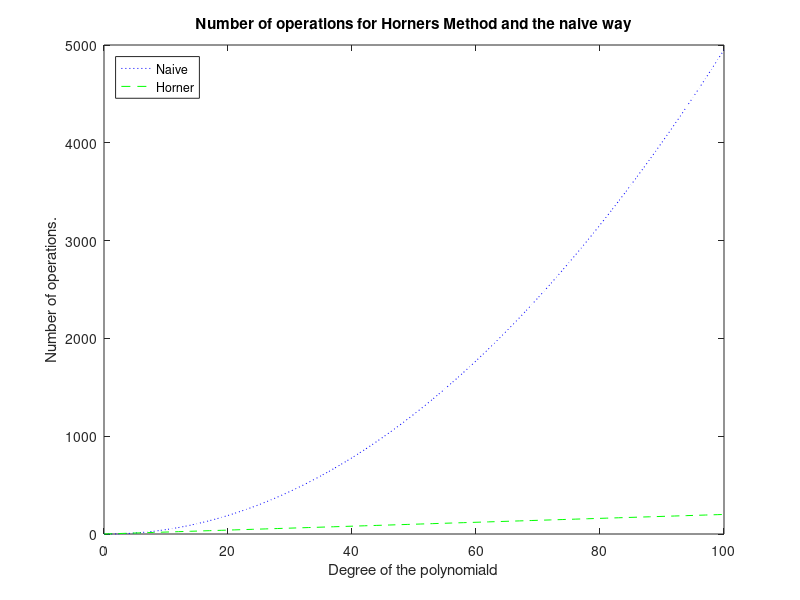

The MATLAB source for this figure:
% For simplicity I take only polynomials width coefficients c_i = 1
% for all i = 0 ... n
% And x = 1.
% Which leaves me with 2n operations for the horner method,
% and n(n-1)/2 operations for the naive way.

degrees = [0:1:100];

horner = @(n) 2 .* n;
naive = @(n) n .* (n-1) ./ 2;

plot(degrees, naive(degrees), 'b:', degrees, horner(degrees), 'g--');
title('Number of operations for Horners Method and the naive way');
xlabel('Degree of the polynomiald');
ylabel('Number of operations.');
legend('Naive', 'Horner', 'Location', 'NorthWest');
